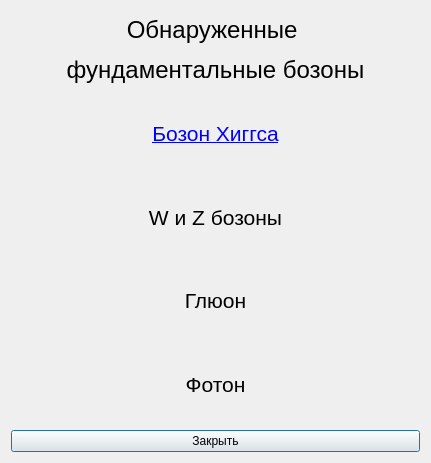
<?xml version="1.0" encoding="UTF-8"?>
<ui version="4.0">
 <class>Menu</class>
 <widget class="QDialog" name="Menu">
  <property name="geometry">
   <rect>
    <x>0</x>
    <y>0</y>
    <width>431</width>
    <height>463</height>
   </rect>
  </property>
  <property name="windowTitle">
   <string>Dialog</string>
  </property>
  <layout class="QVBoxLayout" name="verticalLayout_2">
   <item>
    <widget class="QLabel" name="Title">
     <property name="text">
      <string>&lt;html&gt;&lt;head/&gt;&lt;body&gt;&lt;p align=&quot;center&quot;&gt;&lt;span style=&quot; font-size:18pt;&quot;&gt;Обнаруженные &lt;/span&gt;&lt;/p&gt;&lt;p align=&quot;center&quot;&gt;&lt;span style=&quot; font-size:18pt;&quot;&gt;фундаментальные бозоны&lt;/span&gt;&lt;/p&gt;&lt;/body&gt;&lt;/html&gt;</string>
     </property>
    </widget>
   </item>
   <item>
    <widget class="QLabel" name="HiggsBozon">
     <property name="text">
      <string>&lt;html&gt;&lt;head/&gt;&lt;body&gt;&lt;p align=&quot;center&quot;&gt;&lt;a href=&quot;https://ru.wikipedia.org/wiki/Бозон_Хиггса&quot;&gt;&lt;span style=&quot; font-size:16pt; text-decoration: underline; color:#0000ff;&quot;&gt;Бозон Хиггса&lt;/span&gt;&lt;/a&gt;&lt;/p&gt;&lt;/body&gt;&lt;/html&gt;</string>
     </property>
    </widget>
   </item>
   <item>
    <widget class="QLabel" name="WZbozon">
     <property name="text">
      <string>&lt;html&gt;&lt;head/&gt;&lt;body&gt;&lt;p align=&quot;center&quot;&gt;&lt;span style=&quot; font-size:16pt;&quot;&gt;W и Z бозоны&lt;/span&gt;&lt;/p&gt;&lt;/body&gt;&lt;/html&gt;</string>
     </property>
    </widget>
   </item>
   <item>
    <widget class="QLabel" name="Gluon">
     <property name="text">
      <string>&lt;html&gt;&lt;head/&gt;&lt;body&gt;&lt;p align=&quot;center&quot;&gt;&lt;span style=&quot; font-size:16pt;&quot;&gt;Глюон&lt;/span&gt;&lt;/p&gt;&lt;/body&gt;&lt;/html&gt;</string>
     </property>
    </widget>
   </item>
   <item>
    <widget class="QLabel" name="Photon">
     <property name="text">
      <string>&lt;html&gt;&lt;head/&gt;&lt;body&gt;&lt;p align=&quot;center&quot;&gt;&lt;span style=&quot; font-size:16pt;&quot;&gt;Фотон&lt;/span&gt;&lt;/p&gt;&lt;/body&gt;&lt;/html&gt;</string>
     </property>
    </widget>
   </item>
   <item>
    <widget class="QPushButton" name="closeButton">
     <property name="text">
      <string>Закрыть</string>
     </property>
    </widget>
   </item>
  </layout>
 </widget>
 <resources/>
 <connections/>
</ui>
